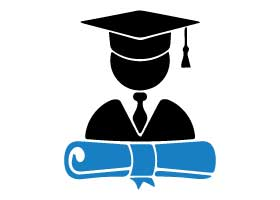
#> input picture images/homepage/alumni.jpg, 280 x 200 px
$ python -i helpers.py   (imports and definitions only)
#> lines starting #> are read from the running program, lines starting #| are printed output that depends on the picture
import os
import shutil

import requests
from PIL import Image  # pip install pillow

MAX_FILE_SIZE_KB = 25


# [6 lines left out: function delete_folder, not called in this run]


def download_image(image_url, save_dir):
    """Download an image from a URL and save it to a local path."""
    try:
        if image_url and image_url != "#":
            filename = image_url.split("/")[-1].split("?")[0]
            name, ext = os.path.splitext(filename)
            image_filename = f"/{save_dir}/{name}{ext.lower()}"
            file_url = ".." + image_filename
            try:
                image_response = requests.get(image_url, timeout=30)
                if image_response.status_code == 200:
                    os.makedirs(os.path.dirname(file_url), exist_ok=True)
                    with open(file_url, "wb") as img_file:
                        img_file.write(image_response.content)
                    return image_filename
            except requests.RequestException as e:
                print(f"Failed to download image from {image_url}: {e}")

            try:
                crop_to_square(file_url)
            except Exception as e:
                print(f"Failed to resize image {image_url}: {e}")

    except IOError as e:
        print(f"Failed to save image {image_url} to {save_dir}: {e}")

    return "#"


# [69 lines left out: functions crop_to_square, get_student_profile, get_students_dict, not called in this run]


def get_taxonomy_page_id(page_url):
    return page_url.split("/")[-1]


# [22 lines left out: functions get_taxonomy_page_content, safe_str, load_env_var, not called in this run]

>>> import cv2
>>> picture = cv2.imread('../../images/homepage/alumni.jpg', cv2.IMREAD_GRAYSCALE)
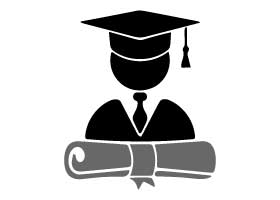
#> picture: shape (200, 280); min 0, max 255, mean 205.6
>>> result = download_image(picture, 'out.png')
#> (the run stopped early here; a loop or call above may not have finished)

$ run again, on images/homepage/staff.jpg
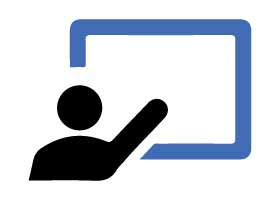
#> input picture images/homepage/staff.jpg, 280 x 200 px
#> `picture = cv2.imread('../../images/homepage/alumni.jpg', cv2.IMREAD_GR..`:
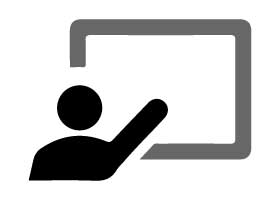
#> picture: shape (200, 280); min 0, max 255, mean 207.4

$ run again, on images/homepage/student.jpg
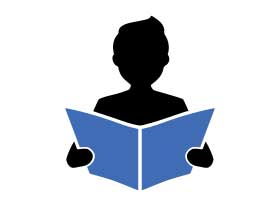
#> input picture images/homepage/student.jpg, 280 x 200 px
#> `picture = cv2.imread('../../images/homepage/alumni.jpg', cv2.IMREAD_GR..`:
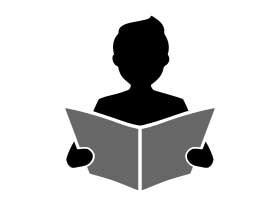
#> picture: shape (200, 280); min 0, max 255, mean 207.7
